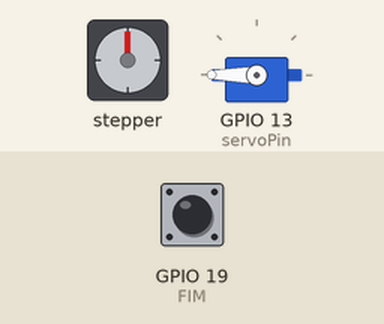
This sketch was run on a simulated ESP32. Shown: stepper motor, servo. Wiring (inferred from the names in the program): stepper motor driver (200 steps per turn assumed): step GPIO 14; direction GPIO 12. The inputs (shaded band) are chosen by the test bench; at power-on: GPIO 19 (FIM) HIGH. WiFi joins after 1.5 s; servers stay silent unless stated; what the sketch prints to the serial monitor is not drawn.

Above: at 0.0 s.
At 2.8 s:
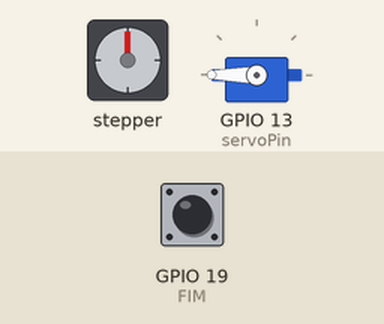
2.9 s: GPIO 19 (FIM) pulled LOW for 0.15 s
At 3.2 s:
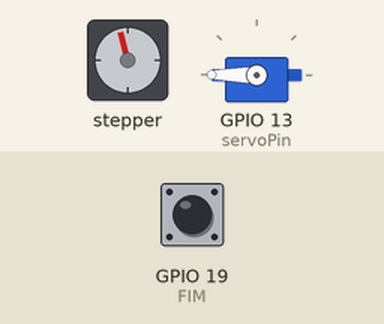
Timing chart, 0 to 5.9 s (numbered marks = the images above; inputs shaded):
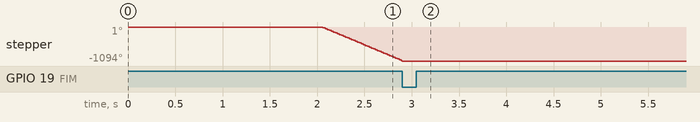

The sketch:

memomed.ino
```cpp
#include <Servo.h>
#include <dummy.h>
#include <Arduino_JSON.h>
#include <WebServer.h>
#include <WiFi.h>
#include <HTTPClient.h>
#include <String.h>
#include <cstring>


// change this to whichever pin you want to use
int buzzer = 4;

//Passo
const int DIR = 12;
const int STEP = 14;
float variavel = 2.2;
int fixo = 2000;

float cons_gavetas[2]= {2.2,0.6};

int gavetas[2] = {0,0};

int records[2] = {0,0};


//Fim de curso
const int FIM = 19;
bool homeFeito=false;

//Servo
static const int servoPin = 13;  // defines pin number for PWM
Servo servo1;
float tempoCentoOitenta = 360*180/188;
float tempoUmRemedio = tempoCentoOitenta*55/180;
float offset = tempoCentoOitenta*20/180;
float offsetVolta = tempoCentoOitenta*5/180;
float entrePas = tempoCentoOitenta*267.5/180;

//Wi-Fi
const char* ssid = "beterraba"; //wifi local
const char* password = "1234567890";
//const char* ssid = "Huawei 2102 2.4G"; //wifi local
//const char* password = "tanapared3";

//Banco de Dados
String allMeds = "https://memomed-acc.herokuapp.com//esp32-med";
String getID = "https://memomed-acc.herokuapp.com//get-user/memomed@123.com";
const char* serverName = "https://memomed-acc.herokuapp.com/esp32-medshedule/2";
const char* getEspMed = "https://memomed-acc.herokuapp.com/getesp";
const char* endEspRecord = "https://memomed-acc.herokuapp.com/endesp/";
char* httpesp_get;
String meds;
String ID;
unsigned long lastTime = 0;
unsigned long timerDelay = 2000;
String sensorReadings;

String sensorReadingsEND ;
float IDArr[10];
float sensorReadingsArr[3][12];
JSONVar keys;
JSONVar myObject;
JSONVar nome;
JSONVar value;

int drawer = 0;
int totalRemedio = 12;
int qtsFaltam = 0;
String proximaDose = " ";
bool deleted = false;

void girarServo(int direc, float delay_)
{
  servo1.attach(servoPin);
  servo1.write(direc);
  delay(delay_);
  servo1.detach();
  delay(500);
}

void descerPasso(int gaveta)
{
  digitalWrite(DIR, HIGH);
  for(int i = 0; i<cons_gavetas[gaveta-1]*fixo; i++)
  {
    digitalWrite(STEP, HIGH);
    delayMicroseconds(700);
    digitalWrite(STEP, LOW);
    delayMicroseconds(700);
  }
}

void subirPasso()
{
  digitalWrite(DIR, LOW);
  while (digitalRead(FIM)==HIGH)
  {
    digitalWrite(STEP, HIGH);
    delayMicroseconds(700);
    digitalWrite(STEP, LOW);
    delayMicroseconds(700);
  }
}

String httpGETRequest(const char* serverName) {
  WiFiClient client;
  HTTPClient http;

  // Your Domain name with URL path or IP address with path
  http.begin(serverName);

  // Send HTTP POST request
  int httpResponseCode = http.GET();

  String payload = "{}";

  if (httpResponseCode>0) {
    Serial.print("HTTP Response code: ");
    Serial.println(httpResponseCode);
    payload = http.getString();
  }
  else {
    Serial.print("Error code: ");
    Serial.println(httpResponseCode);
  }
  // Free resources
  http.end();

  return payload;
}

void setup()
{
  Serial.begin(115200);
  girarServo(180, offset);
  Serial.print("Conecting...");

  WiFi.begin(ssid, password);

  while (WiFi.status() != WL_CONNECTED)
  {
    delay(500);
    Serial.print(".");
  };
  pinMode(FIM, INPUT_PULLUP);
  pinMode(STEP, OUTPUT);
  pinMode(DIR, OUTPUT);
  subirPasso();
}

void loop()
{
 if ((millis() - lastTime) > timerDelay)
 {
  //Check WiFi connection status
  if(WiFi.status()== WL_CONNECTED)
  {

    sensorReadings = httpGETRequest(getEspMed);
    Serial.println(sensorReadings);
    JSONVar myObject = JSON.parse(sensorReadings);

    // JSON.typeof(jsonVar) can be used to get the type of the var
    if (JSON.typeof(myObject) == "undefined")
    {
      Serial.println("Parsing input failed!");
      return;
    }

    Serial.print("JSON object = ");
    Serial.println(myObject);

    // myObject.keys() can be used to get an array of all the keys in the object
    JSONVar keys = myObject.keys();
    JSONVar keys2 = myObject[0].keys();
    Serial.print("Lenght:");
    Serial.println(myObject.length());


    for (int j = 0; j<myObject.length();j++)
    {
      Serial.println(myObject[j]);
      gavetas[j]= myObject[j]["Drawer"];
      records[j]= myObject[j]["RecordID"];
   }

  Serial.println("Comecando movimentacao do motor");

  for (int i=0; i<2;i++)
  {
    Serial.println(gavetas[i]);
    if (gavetas[i] != 0)
    {

      descerPasso(gavetas[i]);
      delay(1000);
      gavetas[i] = 0;
      girarServo(180, tempoUmRemedio);
      girarServo(0, entrePas+1.48*tempoUmRemedio);
      girarServo(180, entrePas-0.65*tempoUmRemedio);
      delay(1000);
      subirPasso();
      tone(buzzer, 500, 15000);
      delay(15000);
      String httpesp = endEspRecord + String(records[i]);
      httpesp_get = (char*)malloc(httpesp.length()+1);
      strcpy (httpesp_get, httpesp.c_str());
      sensorReadingsEND  = httpGETRequest(httpesp_get);
    }
  }


  }
  else
  {
    Serial.println("WiFi Disconnected");
  }
  lastTime = millis();
  }


}
```
